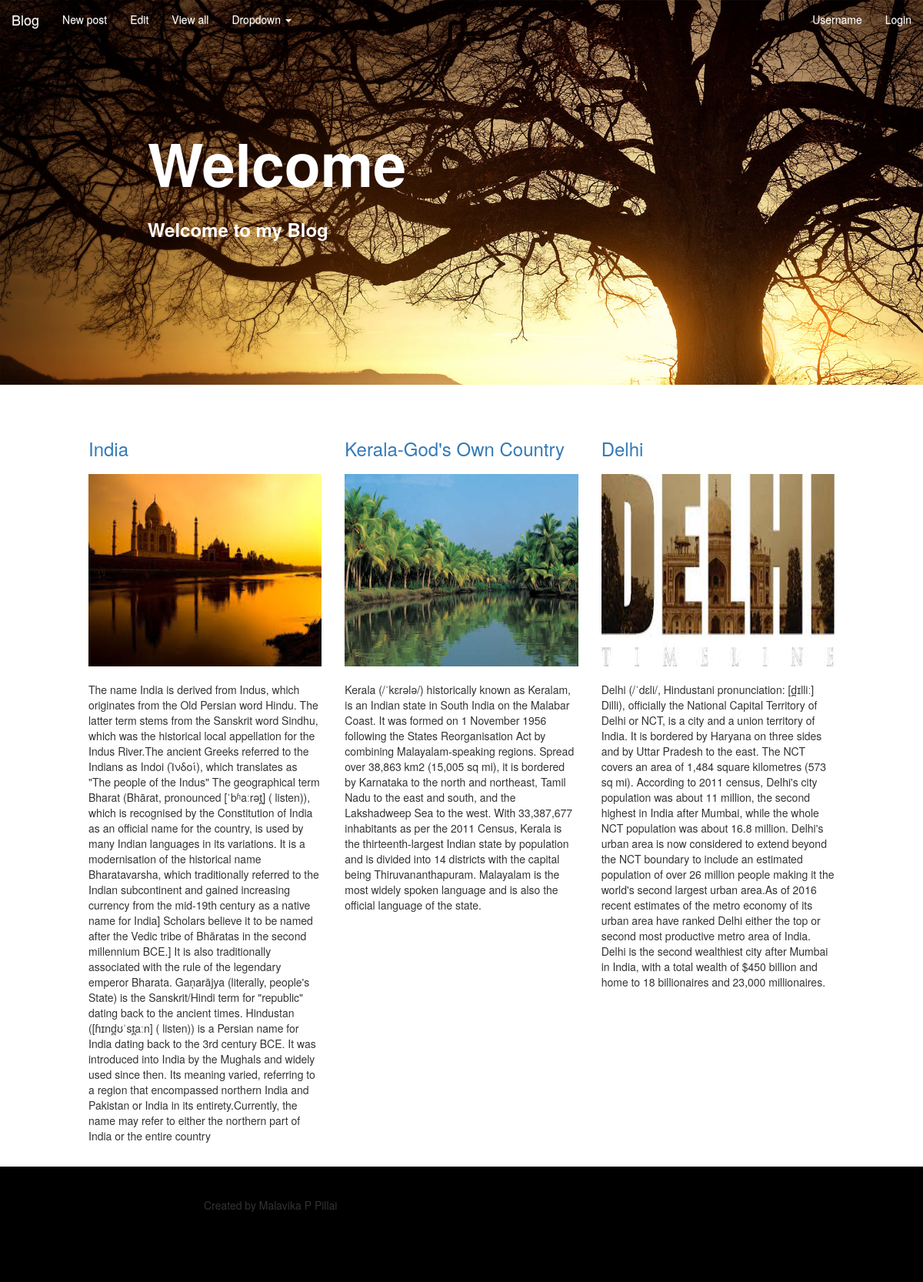
The app's page /blog/post/, older data.
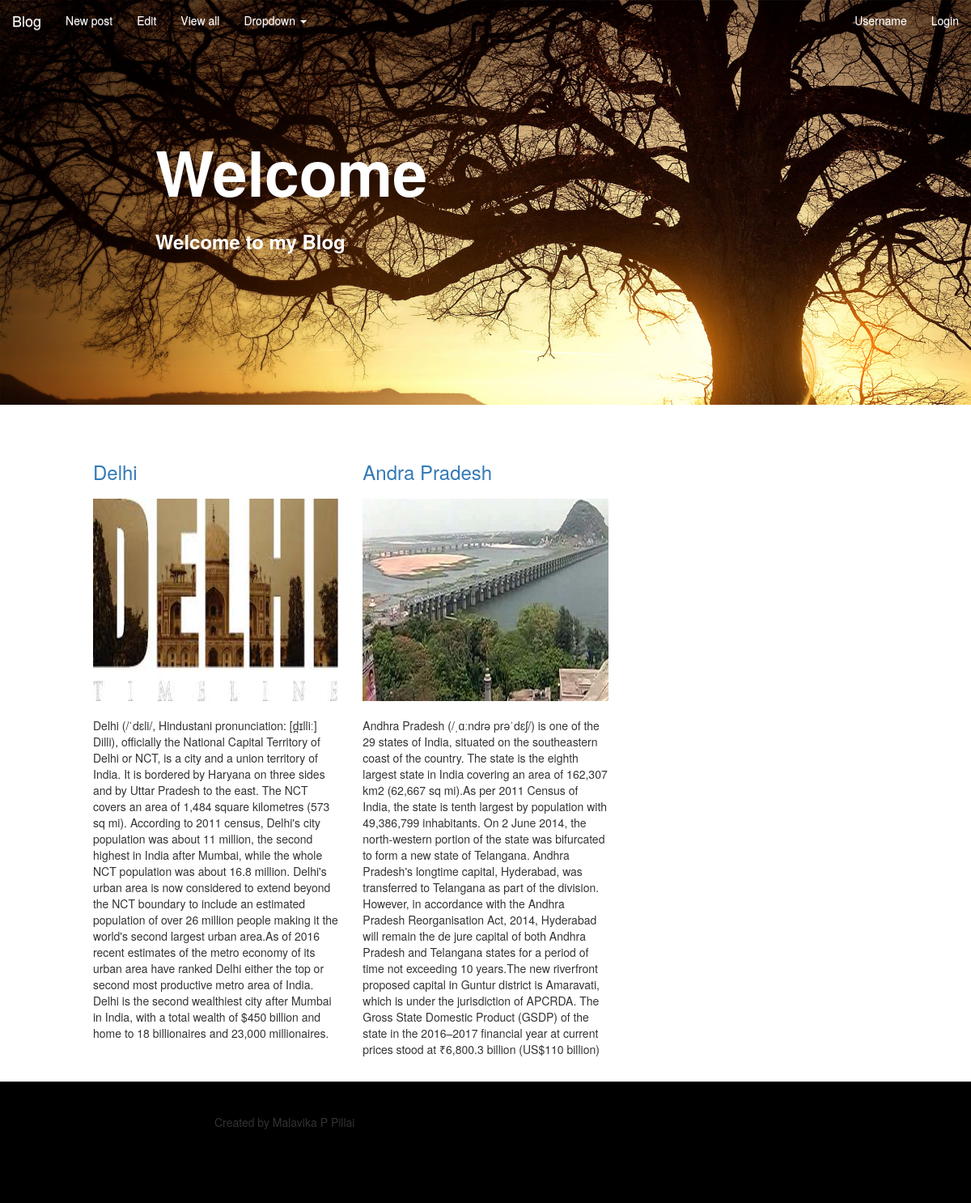
The same page, newer data.
### blog/models.py (models this page shows, shortened)
class Post(models.Model):
    title = models.CharField(max_length=500)
    date_created = models.DateTimeField(auto_now=True, auto_now_add=False)
    is_published = models.BooleanField(default=False)
    description = models.TextField(default="content")
    img = ImageField(upload_to='blog_img/')
    user = user = models.ForeignKey(User)

### blog/views.py (the view)
class PostListView(generic.ListView):
    model = Post
    template_name = 'blog/home.html'

### blog/templates/blog/home.html (shortened to what this page needs)
{% extends 'blog/base.html' %}
{% block body %}
    {% include 'blog/nav_bar.html'%}
    <div id="cover">
        <h1 id="cover-text">Welcome</h1>
        <h3 id="cover-subtext">Welcome to my Blog</h3>
    </div>
    <div class="post-div">
    <div id="posts">
        <div class="container-fluid">
            <div class="row">
                    {% for post in object_list %}
                        <div class="col-md-4 col-sm-6">
                        <h3><a href="{{ post.id}}/">{{ post.title }}</a></h3>
                        <img src="/media/{{ post.img }}" class="img-responsive img" alt="Responsive image">
                        <p>{{ post.description }}</p>
                        </div>
                    {% endfor %}
            </div>
        </div>
    </div>
    <div class="footer">
        <div class="container-fluid">
            <div class="footer-data">
                <p> Created by Malavika P Pillai</p>
            </div>
        </div>
    </div>
{% endblock %}

### blog/templates/blog/base.html (shortened to what this page needs)
{% load static %}
<!DOCTYPE html>
<html lang="en">
<head>
    <link rel="stylesheet" href="{% static 'blog/css/bootstrap.min.css' %}">
<link rel="stylesheet" href="{% static 'blog/css/bootstrap-theme.min.css'%}">
<link rel="stylesheet" href="{% static 'blog/css/style.css'%}" >
</head>
<body>
{% block body%}
{% endblock %}
</body>
</html>

### blog/templates/blog/nav_bar.html (shortened to what this page needs)
<!DOCTYPE html>
<html lang="en">
<head>
</head>
<body>
<nav class="navbar navbar-fixed-top">
  <div class="container-fluid">
    <div class="navbar-header">
      <a class="navbar-brand" href="{% url 'Home' %}" style="color: white">Blog</a>
    </div>
    <div class="collapse navbar-collapse" id="bs-example-navbar-collapse-1">
      <ul class="nav navbar-nav">
        <li class="active"><a href="/blog/add" style="color: white">New post<span class="sr-only">(current)</span></a></li>
        <li><a href="/blog/edit" style="color: white">Edit</a></li>
        <li><a href="/admin/blog/post" style="color: white">View all</a></li>
        <li class="dropdown">
          <a href="#" class="dropdown-toggle" data-toggle="dropdown" style="color: white" role="button" aria-haspopup="true" aria-expanded="false">Dropdown <span class="caret"></span></a>
        </li>
      </ul>
      <ul class="nav navbar-nav navbar-right">
        {% if request.user.is_authenticated %}
          <li><a href="/accounts/profile" style="color: white">{{ request.user.username }}</a></li>
        {% else %}
          <li><a href="/accounts/profile" style="color: white">Username</a></li>
        {% endif%}
        {% if request.user.is_authenticated %}
          <li><a href="/accounts/logout" style="color: white">Logout</a></li>
        {% else %}
          <li><a href="/accounts/login" style="color: white">Login</a></li>
        {% endif%}
      </ul>
    </div>
  </div>
</nav>
</body>
</html>

### blog/static/blog/css/style.css (style rules this page uses)
#cover { background-image: url('../img/tree.jpg'); background-size: cover; background-repeat: no-repeat; height:500px; width: 100%; top: 0; position: absolute; }
#cover-text { padding-left: 16%; color: white; font-weight: 900; padding-top: 150px; font-size: 5.5em; }
#cover-subtext { color: white; padding-left: 16%; font-weight: 900; padding-top: 10px; }
.post-div { position: absolute; top: 550px; }
#posts { margin: 0 100px; }
.img { height: 250px; margin: 20px 0px; }
.footer { width: 100%; height: 150px; margin-top: 20px; background-color: black; }
.footer-data { padding-top: 40px; margin-left: 250px; }

Row changes from the older to the newer data that the page shows:
removed Post: title "India", img (picture), description "The name India is derived from Indus, which originates from the Old Persian word Hindu. The latter term stems from the Sanskrit word Sindhu, which was the historical local appellation for the Indus River.The ancient Greeks referred to the Indians as Indoi (Ἰνδοί), which translates as \"The people of the Indus\" The geographical term Bharat (Bhārat, pronounced [ˈbʱaːrət̪] ( listen)), which is recognised by the Constitution of India as an official name for the country, is used by many Indian languages in its variations. It is a modernisation of the historical name Bharatavarsha, which traditionally referred to the Indian subcontinent and gained increasing currency from the mid-19th century as a…"
removed Post: title "Kerala-God's Own Country", img (picture), description "Kerala (/ˈkɛrələ/) historically known as Keralam, is an Indian state in South India on the Malabar Coast. It was formed on 1 November 1956 following the States Reorganisation Act by combining Malayalam-speaking regions. Spread over 38,863 km2 (15,005 sq mi), it is bordered by Karnataka to the north and northeast, Tamil Nadu to the east and south, and the Lakshadweep Sea to the west. With 33,387,677 inhabitants as per the 2011 Census, Kerala is the thirteenth-largest Indian state by population and is divided into 14 districts with the capital being Thiruvananthapuram. Malayalam is the most widely spoken language and is also the official language of the state."
added Post: title "Andra Pradesh", img (picture), description "Andhra Pradesh (/ˌɑːndrə prəˈdɛʃ/) is one of the 29 states of India, situated on the southeastern coast of the country. The state is the eighth largest state in India covering an area of 162,307 km2 (62,667 sq mi).As per 2011 Census of India, the state is tenth largest by population with 49,386,799 inhabitants. On 2 June 2014, the north-western portion of the state was bifurcated to form a new state of Telangana. Andhra Pradesh's longtime capital, Hyderabad, was transferred to Telangana as part of the division. However, in accordance with the Andhra Pradesh Reorganisation Act, 2014, Hyderabad will remain the de jure capital of both Andhra Pradesh and Telangana states for a period of time…"
